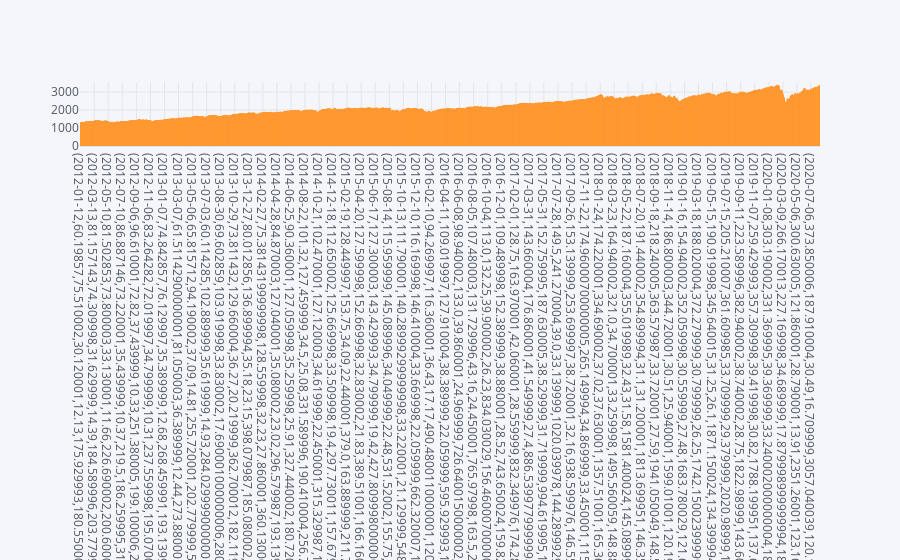

Notebook code cell kept with this figure:
### Code cell
stock_df.iplot(kind='bar', x=['Date', 'AAPL', 'BA', 'T', 'MGM', 'AMZN', 'IBM', 'TSLA', 'GOOG'],y='sp500')

### Figure 1 — Plotly figure (JSON) as saved in the notebook; plotly's stock layout.template omitted (floating-point values rounded to 4 significant figures; data arrays with more than 128 entries replaced by an {"elided": "..."} marker saying what was removed)
{"data": [{"marker": {"color": "rgba(255, 153, 51, 0.6)", "line": {"color": "rgba(255, 153, 51, 1.0)", "width": 1}}, "name": "sp500", "orientation": "v", "text": "", "type": "bar", "x": {"elided": "2159 str values"}, "y": {"elided": "2159 float values"}}], "layout": {"legend": {"bgcolor": "#F5F6F9", "font": {"color": "#4D5663"}}, "paper_bgcolor": "#F5F6F9", "plot_bgcolor": "#F5F6F9", "title": {"font": {"color": "#4D5663"}}, "xaxis": {"gridcolor": "#E1E5ED", "showgrid": true, "tickfont": {"color": "#4D5663"}, "title": {"font": {"color": "#4D5663"}, "text": ""}, "zerolinecolor": "#E1E5ED"}, "yaxis": {"gridcolor": "#E1E5ED", "showgrid": true, "tickfont": {"color": "#4D5663"}, "title": {"font": {"color": "#4D5663"}, "text": ""}, "zerolinecolor": "#E1E5ED"}}}
